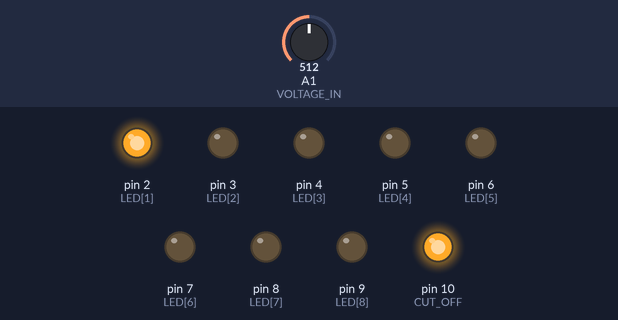
A sketch run on a simulated Arduino Uno, built with avr-gcc and run on an emulated ATmega328P. Shown: output pins drawn as LEDs (lit = HIGH). The test bench sets the inputs (shaded band); at power-on: A1 (VOLTAGE_IN) = 512. Pins used as bus, display or sensor lines are not drawn.

Above: at 0.11 s.
At 0.51 s:
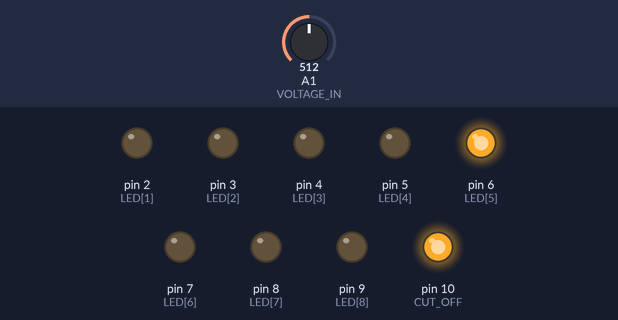
At 1.0 s:
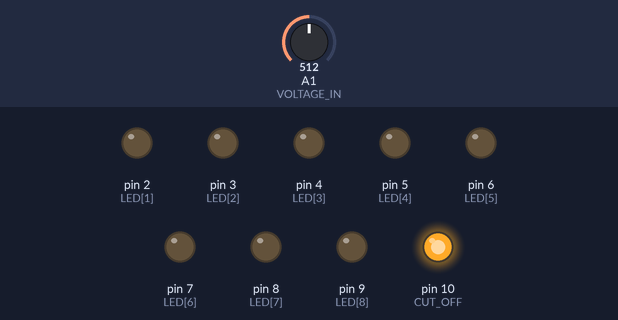
At 1.5 s:
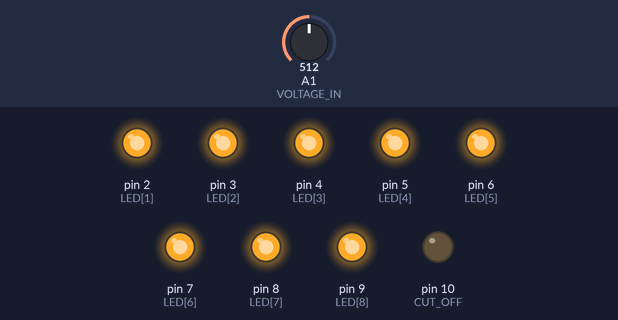
Timing chart, 0 to 3.0 s (numbered marks = the images above):
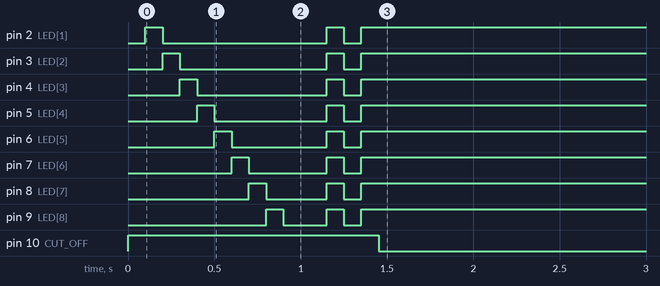

Measured:
- by itself, pin 10 (CUT_OFF): HIGH → LOW at 1.5 s

The sketch:

Charger_Battery_Gauge_Jun_9_2016_NC.ino
```cpp
const int LED[9] = {1, 2, 3, 4, 5, 6, 7, 8, 9};
const int LED_THRESHOLD[10] = {28, 29, 30, 31, 32, 33, 34, 35, 36, 37};
#define CUT_OFF 10
#define VOLTAGE_IN A1
#define VOLTAGE_AVERAGES 20
#define CUT_OFF_THRESHOLD 35

//Voltage Averaging
int voltageValue[VOLTAGE_AVERAGES];
int voltageSig = 0;
int voltageValueCount = 0;
uint32_t voltageTotal = 0;
int prevVoltageSig = 0;

void setup() {
  // put your setup code here, to run once:

  Serial.begin(9600);

  //setup LED and CUTT_OFF Pins
  pinMode(LED[0], OUTPUT);
  pinMode(LED[1], OUTPUT);
  pinMode(LED[2], OUTPUT);
  pinMode(LED[3], OUTPUT);
  pinMode(LED[4], OUTPUT);
  pinMode(LED[5], OUTPUT);
  pinMode(LED[6], OUTPUT);
  pinMode(LED[7], OUTPUT);
  pinMode(LED[8], OUTPUT);
  pinMode(CUT_OFF, OUTPUT);

  //turn on transistor
  digitalWrite(CUT_OFF, HIGH);

  //Blink each LED once then Flash all LEDs twice
  digitalWrite(LED[0], HIGH);
  delay(100);
  digitalWrite(LED[0], LOW);
  digitalWrite(LED[1], HIGH);
  delay(100);
  digitalWrite(LED[1], LOW);
  digitalWrite(LED[2], HIGH);
  delay(100);
  digitalWrite(LED[2], LOW);
  digitalWrite(LED[3], HIGH);
  delay(100);
  digitalWrite(LED[3], LOW);
  digitalWrite(LED[4], HIGH);
  delay(100);
  digitalWrite(LED[4], LOW);
  digitalWrite(LED[5], HIGH);
  delay(100);
  digitalWrite(LED[5], LOW);
  digitalWrite(LED[6], HIGH);
  delay(100);
  digitalWrite(LED[6], LOW);
  digitalWrite(LED[7], HIGH);
  delay(100);
  digitalWrite(LED[7], LOW);
  digitalWrite(LED[8], HIGH);
  delay(100);
  digitalWrite(LED[8], LOW);
  delay(250);

  digitalWrite(LED[0], HIGH);
  digitalWrite(LED[1], HIGH);
  digitalWrite(LED[2], HIGH);
  digitalWrite(LED[3], HIGH);
  digitalWrite(LED[4], HIGH);
  digitalWrite(LED[5], HIGH);
  digitalWrite(LED[6], HIGH);
  digitalWrite(LED[7], HIGH);
  digitalWrite(LED[8], HIGH);
  delay(100);
  digitalWrite(LED[0], LOW);
  digitalWrite(LED[1], LOW);
  digitalWrite(LED[2], LOW);
  digitalWrite(LED[3], LOW);
  digitalWrite(LED[4], LOW);
  digitalWrite(LED[5], LOW);
  digitalWrite(LED[6], LOW);
  digitalWrite(LED[7], LOW);
  digitalWrite(LED[8], LOW);
  delay(100);

  digitalWrite(LED[0], HIGH);
  digitalWrite(LED[1], HIGH);
  digitalWrite(LED[2], HIGH);
  digitalWrite(LED[3], HIGH);
  digitalWrite(LED[4], HIGH);
  digitalWrite(LED[5], HIGH);
  digitalWrite(LED[6], HIGH);
  digitalWrite(LED[7], HIGH);
  digitalWrite(LED[8], HIGH);
  delay(100);
  digitalWrite(LED[0], LOW);
  digitalWrite(LED[1], LOW);
  digitalWrite(LED[2], LOW);
  digitalWrite(LED[3], LOW);
  digitalWrite(LED[4], LOW);
  digitalWrite(LED[5], LOW);
  digitalWrite(LED[6], LOW);
  digitalWrite(LED[7], LOW);
  digitalWrite(LED[8], LOW);

}

void loop() {
  // put your main code here, to run repeatedly:

  if (voltageValueCount < VOLTAGE_AVERAGES) {

    voltageTotal -= voltageValue[voltageValueCount];
    voltageValue[voltageValueCount] = analogRead(VOLTAGE_IN);
    voltageTotal += voltageValue[voltageValueCount];
    voltageValueCount++;
    voltageSig = voltageTotal / VOLTAGE_AVERAGES;
  }


  else {
    voltageValueCount = 0;
  }

  if (abs(voltageSig - prevVoltageSig) >= .1) {
    for (int i = 0; i < 10; i++) {
      if (voltageSig < LED_THRESHOLD[i]) {
        break;
      }
      else {
        digitalWrite(LED[(i - 1)], HIGH);
      }
    }
  }
  else{
    prevVoltageSig = voltageSig;
  }

  if(voltageSig > CUT_OFF_THRESHOLD){
    digitalWrite(CUT_OFF, LOW);
  }

}
```
